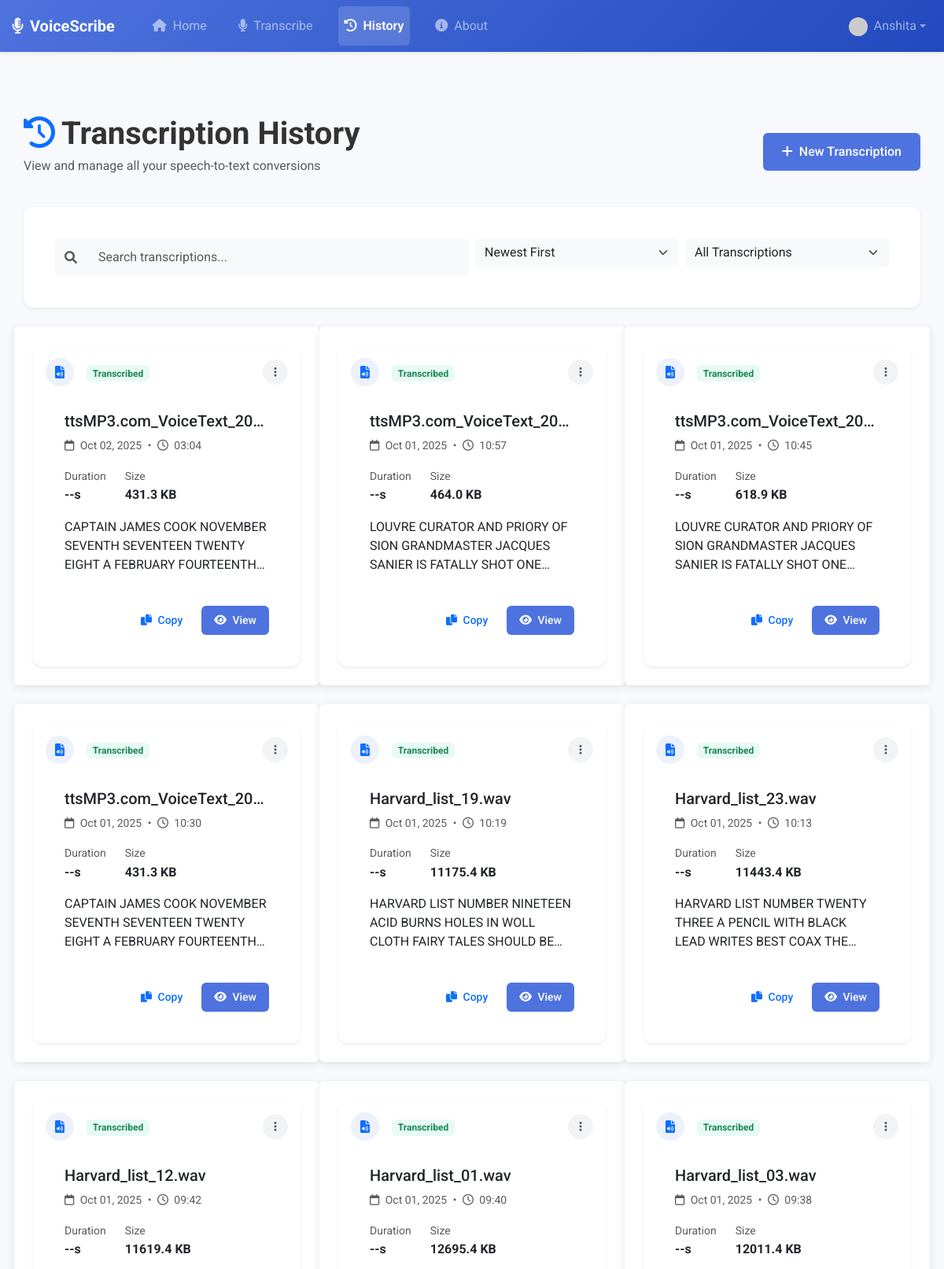
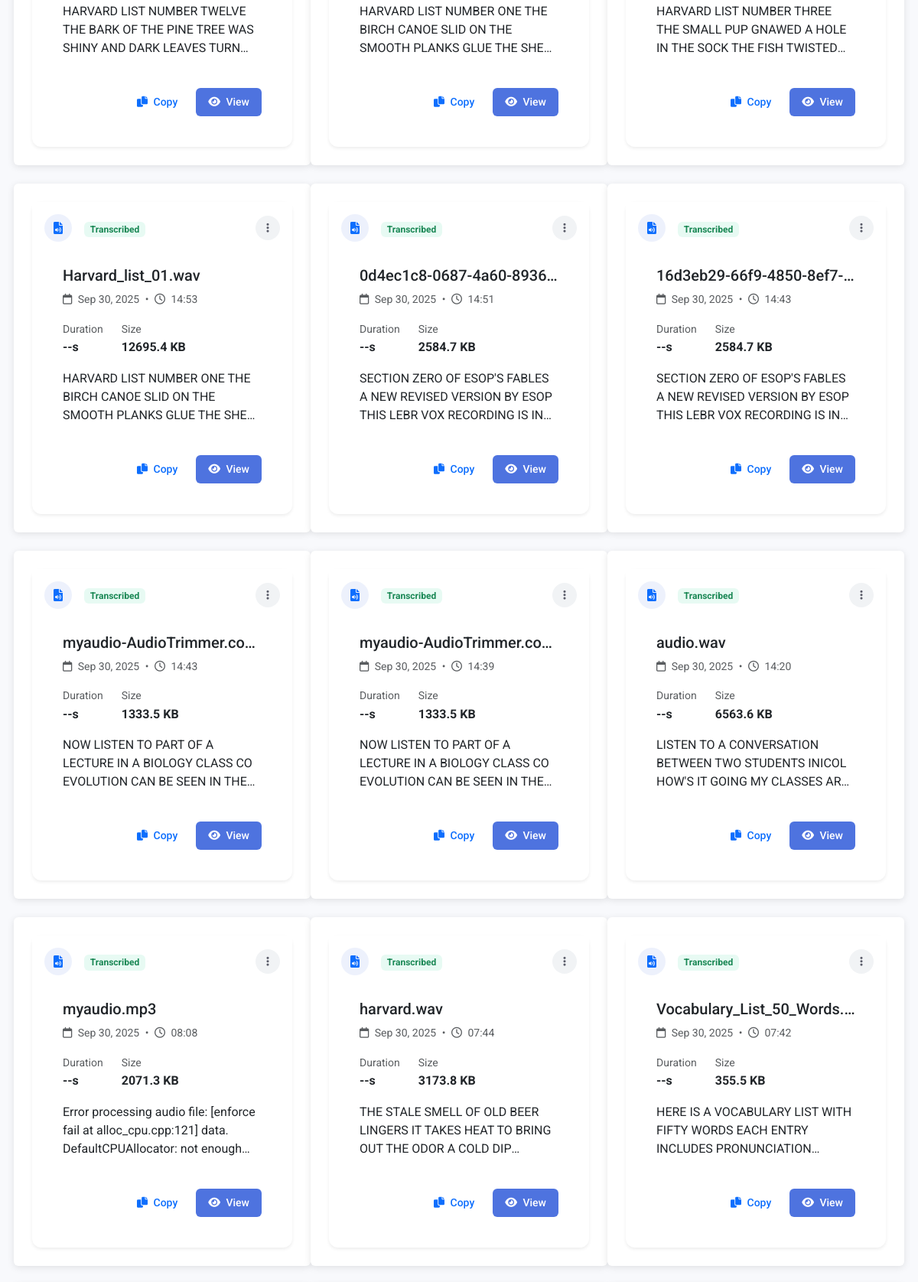
Screenshot of /history (signed in, upper part) with the database file from the repository (2 pictures, top to bottom).
### app/models/user.py (models this page shows, shortened)
class User(db.Model, UserMixin):
    __tablename__ = 'users'
    id = db.Column(db.Integer, primary_key=True)
    username = db.Column(db.String(80), unique=True, nullable=False, index=True)
    email = db.Column(db.String(120), unique=True, nullable=False, index=True)
    password_hash = db.Column(db.String(128), nullable=False)
    created_at = db.Column(db.DateTime, default=datetime.utcnow)
    last_login = db.Column(db.DateTime, nullable=True)
    is_active = db.Column(db.Boolean, default=True)
    recordings = db.relationship('Recording', backref='user', lazy='dynamic', cascade='all, delete-orphan')

### app/models/recording.py (models this page shows, shortened)
class Recording(db.Model):
    __tablename__ = 'recordings'
    id = db.Column(db.Integer, primary_key=True)
    filename = db.Column(db.String(255), nullable=False)
    text = db.Column(db.Text, nullable=True)  # Original text field
    transcription = db.Column(db.Text, nullable=True)  # New transcription field
    timestamp = db.Column(db.DateTime, default=datetime.utcnow)
    created_at = db.Column(db.DateTime, default=datetime.utcnow)  # Added for compatibility
    duration = db.Column(db.Float, nullable=True)  # Duration in seconds
    file_size = db.Column(db.Integer, nullable=True)  # Size in bytes
    original_filename = db.Column(db.String(255), nullable=True)  # Added for compatibility
    display_name = db.Column(db.String(255), nullable=True)  # Custom name field
    user_id = db.Column(db.Integer, db.ForeignKey('users.id'), nullable=False)

### app/routes/main.py (the view)
@main_bp.route('/history')
@login_required
def history():
    recordings = Recording.query.filter_by(user_id=current_user.id) \
        .order_by(Recording.timestamp.desc()) \
        .all()
    return render_template('dashboard/history.html', recordings=recordings)

### app/templates/dashboard/history.html (shortened to what this page needs)
{% extends 'base.html' %}
{% block content %}
<div class="container py-5">
    <div class="row mb-4">
        <div class="col">
            <h1 class="fw-bold display-6 mb-1">
                <i class="fas fa-history text-primary me-2"></i>Transcription History
            </h1>
            <p class="text-muted">View and manage all your speech-to-text conversions</p>
        </div>
        <div class="col-auto d-flex align-items-center">
            <a href="{{ url_for('transcribe.index') }}" class="btn btn-primary">
                <i class="fas fa-plus me-2"></i>New Transcription
            </a>
        </div>
    </div>
    <div class="card shadow-sm border-0 rounded-4 mb-4">
        <div class="card-body p-3">
            <div class="row g-2">
                <div class="col-md-6">
                    <div class="input-group">
                        <span class="input-group-text bg-light border-0">
                            <i class="fas fa-search text-muted"></i>
                        </span>
                        <input type="text" id="searchInput" class="form-control bg-light border-0"
                            placeholder="Search transcriptions...">
                    </div>
                </div>
                <div class="col-md-3">
                    <select class="form-select bg-light border-0" id="sortSelect">
                        <option value="newest">Newest First</option>
                    </select>
                </div>
                <div class="col-md-3">
                    <select class="form-select bg-light border-0" id="filterSelect">
                        <option value="all">All Transcriptions</option>
                    </select>
                </div>
            </div>
        </div>
    </div>
    {% if recordings %}
    <div id="recordingsGrid" class="row g-4">
        {% for recording in recordings %}
        <div class="col-md-6 col-lg-4 recording-item"
            data-name="{{ recording.display_name or recording.filename or 'Untitled Recording' }}"
            data-date="{{ recording.timestamp.strftime('%Y-%m-%d %H:%M') }}"
            data-has-text="{{ 'true' if recording.text else 'false' }}">
            <div class="card h-100 border-0 shadow-sm hover-lift rounded-4 recording-card">
                <div class="card-header border-0 bg-white p-3 pb-0">
                    <div class="d-flex justify-content-between align-items-center">
                        <div class="d-flex align-items-center">
                            <div
                                class="recording-icon me-3 rounded-circle bg-{{ 'primary' if recording.text else 'light' }}-soft p-2">
                                <i class="fas fa-file-audio text-{{ 'primary' if recording.text else 'muted' }}"></i>
                            </div>
                            <div class="recording-badge">
                                {% if recording.text %}
                                <span class="badge bg-success-soft text-success">Transcribed</span>
                                {% else %}
                                <span class="badge bg-warning-soft text-warning">Pending</span>
                                {% endif %}
                            </div>
                        </div>
                        <div class="dropdown">
                            <button class="btn btn-sm btn-icon" type="button" id="dropdownMenu{{ recording.id }}"
                                data-bs-toggle="dropdown" aria-expanded="false">
                                <i class="fas fa-ellipsis-v"></i>
                            </button>
                        </div>
                    </div>
                </div>
                <div class="card-body p-3">
                    <h5 class="card-title mb-2 text-truncate">
                        {{ recording.display_name or recording.filename or 'Untitled Recording' }}
                    </h5>
                    <div class="small text-muted mb-3">
                        <i class="far fa-calendar me-1"></i> {{ recording.timestamp.strftime('%b %d, %Y') }}
                        <span class="mx-1">•</span>
                        <i class="far fa-clock me-1"></i> {{ recording.timestamp.strftime('%H:%M') }}
                    </div>
                    <div class="d-flex mb-3">
                        <div class="me-4">
                            <div class="small text-muted">Duration</div>
                            <div class="fw-bold">{{ recording.duration|default('--', true) }}s</div>
                        </div>
                        <div>
                            <div class="small text-muted">Size</div>
                            <div class="fw-bold">{{ (recording.file_size / 1024)|round(1)|default('--', true) }} KB
                            </div>
                        </div>
                    </div>
                    <div class="text-preview">
                        {% if recording.text %}
                        <p id="text-{{ recording.id }}" class="mb-0 text-truncate-3">{{ recording.text }}</p>
                        {% else %}
                        <p class="mb-0 text-muted fst-italic">No transcription available</p>
                        {% endif %}
                    </div>
                </div>
                <div class="card-footer border-0 bg-white p-3 pt-0">
                    <div class="d-flex justify-content-end gap-2">
                        {% if recording.text %}
                        <button class="btn btn-sm btn-outline-primary copy-text-btn"
                            data-recording-id="{{ recording.id }}">
                            <i class="fas fa-copy me-1"></i> Copy
                        </button>
                        {% endif %}
                        <a href="{{ url_for('main.view_recording', recording_id=recording.id) }}"
                            class="btn btn-sm btn-primary">
                            <i class="fas fa-eye me-1"></i> View
                        </a>
                    </div>
                </div>
            </div>
        </div>
        {% endfor %}
    </div>
    {% endif %}
</div>
{% endblock %}

### app/templates/partials/navbar.html (shortened to what this page needs)
<nav class="navbar navbar-expand-lg navbar-dark bg-gradient-primary sticky-top shadow-sm">
  <div class="container">
    <a class="navbar-brand d-flex align-items-center" href="{{ url_for('main.index') }}">
      <i class="fas fa-microphone-alt me-2"></i>
      <span class="fw-bold">VoiceScribe</span>
    </a>
    <div class="collapse navbar-collapse" id="navbarMain">
      <ul class="navbar-nav me-auto mb-2 mb-lg-0">
        <li class="nav-item">
          <a class="nav-link {% if request.endpoint == 'main.index' %}active{% endif %}"
             href="{{ url_for('main.index') }}">
            <i class="fas fa-home me-1"></i> Home
          </a>
        </li>
        {% if current_user.is_authenticated %}
        <li class="nav-item">
          <a class="nav-link {% if request.endpoint == 'transcribe.index' %}active{% endif %}"
             href="{{ url_for('transcribe.index') }}">
            <i class="fas fa-microphone me-1"></i> Transcribe
          </a>
        </li>
        <li class="nav-item">
          <a class="nav-link {% if request.endpoint == 'main.history' %}active{% endif %}"
             href="{{ url_for('main.history') }}">
            <i class="fas fa-history me-1"></i> History
          </a>
        </li>
        {% endif %}
        <li class="nav-item">
          <a class="nav-link {% if request.endpoint == 'main.about' %}active{% endif %}"
             href="{{ url_for('main.about') }}">
            <i class="fas fa-info-circle me-1"></i> About
          </a>
        </li>
      </ul>
      <ul class="navbar-nav ms-auto">
        {% if current_user.is_authenticated %}
          <li class="nav-item dropdown">
            <a class="nav-link dropdown-toggle d-flex align-items-center" href="#" id="userDropdown"
               role="button" data-bs-toggle="dropdown" aria-expanded="false">
              <div class="avatar-sm me-2">
                <img src="https://www.gravatar.com/avatar/{{ current_user.email|lower|trim|md5 }}?s=24&d=identicon"
                     class="rounded-circle" alt="Profile Picture">
              </div>
              <span>{{ current_user.username }}</span>
            </a>
          </li>
        {% endif %}
      </ul>
    </div>
  </div>
</nav>

### app/static/css/style.css (style rules this page uses)
:root { --primary-color: #4a6cf7; --secondary-color: #2ecc71; --accent-color: #f39c12; --danger-color: #e74c3c; --dark-color: #2c3e50; --light-color: #f8f9fa; --gray-color: #95a5a6; --text-color: #333; --border-radius: 6px; --box-shadow: 0 2px 10px rgba(0, 0, 0, 0.1); --transition: all 0.3s ease; }
* { margin: 0; padding: 0; box-sizing: border-box; }
body { font-family: 'Roboto', sans-serif; line-height: 1.6; color: var(--text-color); background-color: #f5f7fa; min-height: 100vh; display: flex; flex-direction: column; }
.container { width: 100%; max-width: 1200px; margin: 0 auto; padding: 0 15px; }
h1, h2, h3, h4, h5, h6 { margin-bottom: 0.5rem; font-weight: 500; line-height: 1.2; }
h1 { font-size: 2.5rem; }
p { margin-bottom: 1rem; }
a { color: var(--primary-color); text-decoration: none; transition: var(--transition); }
nav ul { display: flex; list-style: none; }
nav ul li { margin-left: 1.5rem; }
nav ul li a { color: var(--dark-color); font-weight: 500; }
.btn { display: inline-block; padding: 0.75rem 1.5rem; border-radius: var(--border-radius); font-weight: 500; text-align: center; cursor: pointer; transition: var(--transition); border: none; font-size: 1rem; }
.btn-primary { background-color: var(--primary-color); color: #fff; }
.btn-sm { padding: 0.5rem 1rem; font-size: 0.875rem; }
.btn-icon { padding: 0.5rem; border-radius: 50%; width: 36px; height: 36px; display: inline-flex; align-items: center; justify-content: center; background-color: #f1f3f5; color: var(--dark-color); border: none; cursor: pointer; transition: var(--transition); }
.form-control { display: block; width: 100%; padding: 0.75rem 1rem; font-size: 1rem; line-height: 1.5; color: var(--text-color); background-color: #fff; border: 1px solid #ced4da; border-radius: var(--border-radius); transition: var(--transition); }
.card { background-color: #fff; border-radius: var(--border-radius); box-shadow: var(--box-shadow); padding: 1.5rem; margin-bottom: 1.5rem; }
.card-header { margin: -1.5rem -1.5rem 1rem; padding: 1rem 1.5rem; background-color: rgba(0, 0, 0, 0.03); border-bottom: 1px solid rgba(0, 0, 0, 0.125); font-weight: 500; }
.recording-item { background-color: #fff; border-radius: var(--border-radius); box-shadow: var(--box-shadow); padding: 1.5rem; transition: var(--transition); }

### app/templates/dashboard/history.html (style rules this page uses)
.hover-lift { transition: transform 0.2s ease, box-shadow 0.2s ease; }
.rounded-4 { border-radius: 0.75rem !important; }
.text-truncate-3 { display: -webkit-box; -webkit-line-clamp: 3; line-clamp: 3; -webkit-box-orient: vertical; overflow: hidden; line-height: 1.5; max-height: 4.5em; }
.bg-primary-soft { background-color: rgba(78, 115, 223, 0.1); }
.bg-success-soft { background-color: rgba(28, 200, 138, 0.1); }
.btn-icon { width: 2rem; height: 2rem; padding: 0; display: inline-flex; align-items: center; justify-content: center; border-radius: 50%; }
.recording-icon { width: 36px; height: 36px; display: flex; align-items: center; justify-content: center; }

### app/templates/base.html (style rules this page uses)
:root { --primary-color: #4e73df; --primary-dark: #224abe; --secondary-color: #6c757d; --success-color: #1cc88a; --info-color: #36b9cc; --warning-color: #f6c23e; --danger-color: #e74a3b; --light-color: #f8f9fc; --dark-color: #5a5c69; }
body { font-family: 'Roboto', sans-serif; display: flex; flex-direction: column; min-height: 100vh; background-color: #f8f9fc; }
.bg-gradient-primary { background: linear-gradient(135deg, var(--primary-color) 0%, var(--primary-dark) 100%); }
.shadow-sm { box-shadow: 0 0.125rem 0.25rem rgba(0, 0, 0, 0.075) !important; }

### app/templates/partials/navbar.html (style rules this page uses)
.bg-gradient-primary { background: linear-gradient(135deg, #4e73df 0%, #224abe 100%); }
.navbar { padding-top: 0.5rem; padding-bottom: 0.5rem; }
.navbar-brand { font-size: 1.25rem; }
.nav-link { position: relative; padding: 0.75rem 1rem; transition: all 0.2s ease; }
.nav-link.active { background-color: rgba(255, 255, 255, 0.15); border-radius: 5px; font-weight: 600; }
.avatar-sm img { width: 24px; height: 24px; }

### rows the page displays
User: username "Anshita"
Recording: shows "Transcribed", display_name "ttsMP3.com_VoiceText_20…", timestamp "Oct 02, 2025", timestamp "03:04", duration "--", (recording.file_size/1024)|round(1)|default('--',true) "431.3", text "CAPTAIN JAMES COOK NOVEMBER SEVENTH SEVENTEEN TWENTY EIGHT A FEBRUARY…"
Recording: shows "Transcribed", display_name "ttsMP3.com_VoiceText_20…", timestamp "Oct 01, 2025", timestamp "10:57", duration "--", (recording.file_size/1024)|round(1)|default('--',true) "464.0", text "LOUVRE CURATOR AND PRIORY OF SION GRANDMASTER JACQUES SANIER IS FATALLY SHOT…"
Recording: shows "Transcribed", display_name "ttsMP3.com_VoiceText_20…", timestamp "Oct 01, 2025", timestamp "10:45", duration "--", (recording.file_size/1024)|round(1)|default('--',true) "618.9", text "LOUVRE CURATOR AND PRIORY OF SION GRANDMASTER JACQUES SANIER IS FATALLY SHOT…"
Recording: shows "Transcribed", display_name "ttsMP3.com_VoiceText_20…", timestamp "Oct 01, 2025", timestamp "10:30", duration "--", (recording.file_size/1024)|round(1)|default('--',true) "431.3", text "CAPTAIN JAMES COOK NOVEMBER SEVENTH SEVENTEEN TWENTY EIGHT A FEBRUARY…"
Recording: shows "Transcribed", display_name "Harvard_list_19.wav", timestamp "Oct 01, 2025", timestamp "10:19", duration "--", (recording.file_size/1024)|round(1)|default('--',true) "11175.4", text "HARVARD LIST NUMBER NINETEEN ACID BURNS HOLES IN WOLL CLOTH FAIRY TALES SHOULD…"
Recording: shows "Transcribed", display_name "Harvard_list_23.wav", timestamp "Oct 01, 2025", timestamp "10:13", duration "--", (recording.file_size/1024)|round(1)|default('--',true) "11443.4", text "HARVARD LIST NUMBER TWENTY THREE A PENCIL WITH BLACK LEAD WRITES BEST COAX…"
Recording: shows "Transcribed", display_name "Harvard_list_12.wav", timestamp "Oct 01, 2025", timestamp "09:42", duration "--", (recording.file_size/1024)|round(1)|default('--',true) "11619.4", text "HARVARD LIST NUMBER TWELVE THE BARK OF THE PINE TREE WAS SHINY AND DARK LEAVES…"
Recording: shows "Transcribed", display_name "Harvard_list_01.wav", timestamp "Oct 01, 2025", timestamp "09:40", duration "--", (recording.file_size/1024)|round(1)|default('--',true) "12695.4", text "HARVARD LIST NUMBER ONE THE BIRCH CANOE SLID ON THE SMOOTH PLANKS GLUE THE…"
Recording: shows "Transcribed", display_name "Harvard_list_03.wav", timestamp "Oct 01, 2025", timestamp "09:38", duration "--", (recording.file_size/1024)|round(1)|default('--',true) "12011.4", text "HARVARD LIST NUMBER THREE THE SMALL PUP GNAWED A HOLE IN THE SOCK THE FISH…"
Recording: shows "Transcribed", display_name "Harvard_list_01.wav", timestamp "Sep 30, 2025", timestamp "14:53", duration "--", (recording.file_size/1024)|round(1)|default('--',true) "12695.4", text "HARVARD LIST NUMBER ONE THE BIRCH CANOE SLID ON THE SMOOTH PLANKS GLUE THE…"
Recording: shows "Transcribed", display_name "0d4ec1c8-0687-4a60-8936…", timestamp "Sep 30, 2025", timestamp "14:51", duration "--", (recording.file_size/1024)|round(1)|default('--',true) "2584.7", text "SECTION ZERO OF ESOP'S FABLES A NEW REVISED VERSION BY ESOP THIS LEBR VOX RECORDING IS…"
Recording: shows "Transcribed", display_name "16d3eb29-66f9-4850-8ef7-…", timestamp "Sep 30, 2025", timestamp "14:43", duration "--", (recording.file_size/1024)|round(1)|default('--',true) "2584.7", text "SECTION ZERO OF ESOP'S FABLES A NEW REVISED VERSION BY ESOP THIS LEBR VOX RECORDING IS…"
Recording: shows "Transcribed", display_name "myaudio-AudioTrimmer.co…", timestamp "Sep 30, 2025", timestamp "14:43", duration "--", (recording.file_size/1024)|round(1)|default('--',true) "1333.5", text "NOW LISTEN TO PART OF A LECTURE IN A BIOLOGY CLASS CO EVOLUTION CAN BE SEEN IN…"
Recording: shows "Transcribed", display_name "myaudio-AudioTrimmer.co…", timestamp "Sep 30, 2025", timestamp "14:39", duration "--", (recording.file_size/1024)|round(1)|default('--',true) "1333.5", text "NOW LISTEN TO PART OF A LECTURE IN A BIOLOGY CLASS CO EVOLUTION CAN BE SEEN IN…"
Recording: shows "Transcribed", display_name "audio.wav", timestamp "Sep 30, 2025", timestamp "14:20", duration "--", (recording.file_size/1024)|round(1)|default('--',true) "6563.6", text "LISTEN TO A CONVERSATION BETWEEN TWO STUDENTS INICOL HOW'S IT GOING MY CLASSES…"
Recording: shows "Transcribed", display_name "myaudio.mp3", timestamp "Sep 30, 2025", timestamp "08:08", duration "--", (recording.file_size/1024)|round(1)|default('--',true) "2071.3", text "Error processing audio file: [enforce fail at alloc_cpu.cpp:121] data. DefaultCPUAllocator: not…"
Recording: shows "Transcribed", display_name "harvard.wav", timestamp "Sep 30, 2025", timestamp "07:44", duration "--", (recording.file_size/1024)|round(1)|default('--',true) "3173.8", text "THE STALE SMELL OF OLD BEER LINGERS IT TAKES HEAT TO BRING OUT THE ODOR A COLD…"
Recording: shows "Transcribed", display_name "Vocabulary_List_50_Words.…", timestamp "Sep 30, 2025", timestamp "07:42", duration "--", (recording.file_size/1024)|round(1)|default('--',true) "355.5", text "HERE IS A VOCABULARY LIST WITH FIFTY WORDS EACH ENTRY INCLUDES…"
